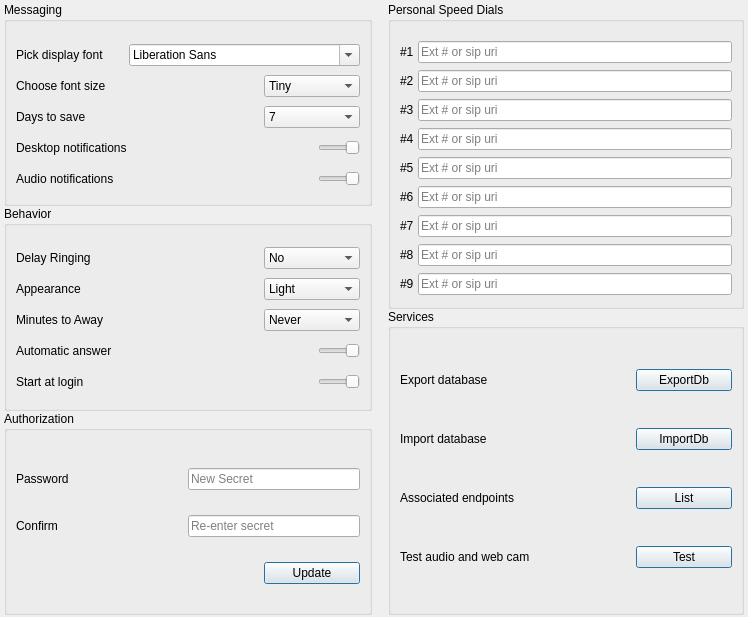
<?xml version="1.0" encoding="UTF-8"?>
<ui version="4.0">
 <class>OptionsWindow</class>
 <widget class="QWidget" name="OptionsWindow">
  <property name="geometry">
   <rect>
    <x>0</x>
    <y>0</y>
    <width>748</width>
    <height>617</height>
   </rect>
  </property>
  <property name="windowTitle">
   <string>Form</string>
  </property>
  <layout class="QGridLayout" name="gridLayout">
   <property name="leftMargin">
    <number>4</number>
   </property>
   <property name="topMargin">
    <number>2</number>
   </property>
   <property name="rightMargin">
    <number>4</number>
   </property>
   <property name="bottomMargin">
    <number>2</number>
   </property>
   <property name="horizontalSpacing">
    <number>4</number>
   </property>
   <item row="7" column="1">
    <layout class="QVBoxLayout" name="verticalLayout_7">
     <property name="spacing">
      <number>0</number>
     </property>
     <property name="leftMargin">
      <number>12</number>
     </property>
     <item>
      <widget class="QGroupBox" name="groupBox_6">
       <property name="title">
        <string>Personal Speed Dials</string>
       </property>
       <property name="flat">
        <bool>true</bool>
       </property>
       <layout class="QGridLayout" name="gridLayout_4">
        <property name="topMargin">
         <number>12</number>
        </property>
        <property name="bottomMargin">
         <number>4</number>
        </property>
        <property name="horizontalSpacing">
         <number>4</number>
        </property>
        <property name="verticalSpacing">
         <number>0</number>
        </property>
        <item row="7" column="3">
         <widget class="QLineEdit" name="speed8">
          <property name="placeholderText">
           <string>Ext # or sip uri</string>
          </property>
         </widget>
        </item>
        <item row="4" column="1">
         <widget class="QLabel" name="label_12">
          <property name="text">
           <string>#5</string>
          </property>
         </widget>
        </item>
        <item row="4" column="3">
         <widget class="QLineEdit" name="speed5">
          <property name="text">
           <string/>
          </property>
          <property name="placeholderText">
           <string>Ext # or sip uri</string>
          </property>
         </widget>
        </item>
        <item row="5" column="3">
         <widget class="QLineEdit" name="speed6">
          <property name="placeholderText">
           <string>Ext # or sip uri</string>
          </property>
         </widget>
        </item>
        <item row="8" column="1">
         <widget class="QLabel" name="label_16">
          <property name="text">
           <string>#9</string>
          </property>
         </widget>
        </item>
        <item row="8" column="3">
         <widget class="QLineEdit" name="speed9">
          <property name="placeholderText">
           <string>Ext # or sip uri</string>
          </property>
         </widget>
        </item>
        <item row="1" column="1">
         <widget class="QLabel" name="label_9">
          <property name="text">
           <string>#2</string>
          </property>
         </widget>
        </item>
        <item row="2" column="1">
         <widget class="QLabel" name="label_10">
          <property name="text">
           <string>#3</string>
          </property>
         </widget>
        </item>
        <item row="3" column="3">
         <widget class="QLineEdit" name="speed4">
          <property name="placeholderText">
           <string>Ext # or sip uri</string>
          </property>
         </widget>
        </item>
        <item row="5" column="1">
         <widget class="QLabel" name="label_13">
          <property name="text">
           <string>#6</string>
          </property>
         </widget>
        </item>
        <item row="1" column="3">
         <widget class="QLineEdit" name="speed2">
          <property name="placeholderText">
           <string>Ext # or sip uri</string>
          </property>
         </widget>
        </item>
        <item row="6" column="3">
         <widget class="QLineEdit" name="speed7">
          <property name="placeholderText">
           <string>Ext # or sip uri</string>
          </property>
         </widget>
        </item>
        <item row="0" column="1">
         <widget class="QLabel" name="label_8">
          <property name="text">
           <string>#1</string>
          </property>
         </widget>
        </item>
        <item row="7" column="1">
         <widget class="QLabel" name="label_15">
          <property name="text">
           <string>#8</string>
          </property>
         </widget>
        </item>
        <item row="3" column="1">
         <widget class="QLabel" name="label_11">
          <property name="text">
           <string>#4</string>
          </property>
         </widget>
        </item>
        <item row="6" column="1">
         <widget class="QLabel" name="label_14">
          <property name="text">
           <string>#7</string>
          </property>
         </widget>
        </item>
        <item row="2" column="3">
         <widget class="QLineEdit" name="speed3">
          <property name="placeholderText">
           <string>Ext # or sip uri</string>
          </property>
         </widget>
        </item>
        <item row="0" column="3">
         <widget class="QLineEdit" name="speed1">
          <property name="placeholderText">
           <string>Ext # or sip uri</string>
          </property>
         </widget>
        </item>
       </layout>
      </widget>
     </item>
     <item>
      <widget class="QGroupBox" name="groupBox">
       <property name="title">
        <string>Services</string>
       </property>
       <property name="flat">
        <bool>true</bool>
       </property>
       <layout class="QGridLayout" name="gridLayout_5">
        <item row="1" column="1">
         <widget class="QPushButton" name="ImportDb">
          <property name="minimumSize">
           <size>
            <width>96</width>
            <height>0</height>
           </size>
          </property>
          <property name="maximumSize">
           <size>
            <width>96</width>
            <height>16777215</height>
           </size>
          </property>
          <property name="text">
           <string>ImportDb</string>
          </property>
          <property name="default">
           <bool>true</bool>
          </property>
         </widget>
        </item>
        <item row="0" column="0">
         <widget class="QLabel" name="exportlabel">
          <property name="text">
           <string>Export database</string>
          </property>
         </widget>
        </item>
        <item row="2" column="0">
         <widget class="QLabel" name="listLabel">
          <property name="text">
           <string>Associated endpoints</string>
          </property>
         </widget>
        </item>
        <item row="2" column="1">
         <widget class="QPushButton" name="listDevices">
          <property name="minimumSize">
           <size>
            <width>96</width>
            <height>0</height>
           </size>
          </property>
          <property name="maximumSize">
           <size>
            <width>96</width>
            <height>16777215</height>
           </size>
          </property>
          <property name="text">
           <string>List</string>
          </property>
          <property name="default">
           <bool>true</bool>
          </property>
         </widget>
        </item>
        <item row="3" column="1">
         <widget class="QPushButton" name="testButton">
          <property name="minimumSize">
           <size>
            <width>96</width>
            <height>0</height>
           </size>
          </property>
          <property name="maximumSize">
           <size>
            <width>96</width>
            <height>16777215</height>
           </size>
          </property>
          <property name="text">
           <string>Test</string>
          </property>
          <property name="default">
           <bool>true</bool>
          </property>
         </widget>
        </item>
        <item row="1" column="0">
         <widget class="QLabel" name="importLabel">
          <property name="text">
           <string>Import database</string>
          </property>
         </widget>
        </item>
        <item row="0" column="1">
         <widget class="QPushButton" name="ExportDb">
          <property name="minimumSize">
           <size>
            <width>96</width>
            <height>0</height>
           </size>
          </property>
          <property name="maximumSize">
           <size>
            <width>96</width>
            <height>16777215</height>
           </size>
          </property>
          <property name="text">
           <string>ExportDb</string>
          </property>
          <property name="default">
           <bool>true</bool>
          </property>
         </widget>
        </item>
        <item row="3" column="0">
         <widget class="QLabel" name="testLabel">
          <property name="minimumSize">
           <size>
            <width>180</width>
            <height>0</height>
           </size>
          </property>
          <property name="text">
           <string>Test audio and web cam</string>
          </property>
          <property name="alignment">
           <set>Qt::AlignLeading|Qt::AlignLeft|Qt::AlignVCenter</set>
          </property>
         </widget>
        </item>
       </layout>
      </widget>
     </item>
    </layout>
   </item>
   <item row="7" column="0">
    <layout class="QVBoxLayout" name="verticalLayout_6">
     <property name="spacing">
      <number>0</number>
     </property>
     <item>
      <widget class="QGroupBox" name="messaging">
       <property name="sizePolicy">
        <sizepolicy hsizetype="MinimumExpanding" vsizetype="Preferred">
         <horstretch>0</horstretch>
         <verstretch>0</verstretch>
        </sizepolicy>
       </property>
       <property name="title">
        <string>Messaging</string>
       </property>
       <property name="flat">
        <bool>true</bool>
       </property>
       <layout class="QVBoxLayout" name="verticalLayout_3">
        <property name="spacing">
         <number>0</number>
        </property>
        <property name="topMargin">
         <number>12</number>
        </property>
        <property name="bottomMargin">
         <number>4</number>
        </property>
        <item>
         <layout class="QHBoxLayout" name="Userfont">
          <property name="sizeConstraint">
           <enum>QLayout::SetMaximumSize</enum>
          </property>
          <property name="leftMargin">
           <number>0</number>
          </property>
          <property name="topMargin">
           <number>1</number>
          </property>
          <item>
           <widget class="QLabel" name="label_2">
            <property name="sizePolicy">
             <sizepolicy hsizetype="Preferred" vsizetype="Preferred">
              <horstretch>0</horstretch>
              <verstretch>0</verstretch>
             </sizepolicy>
            </property>
            <property name="text">
             <string>Pick display font</string>
            </property>
           </widget>
          </item>
          <item>
           <widget class="QFontComboBox" name="fontPicker"/>
          </item>
         </layout>
        </item>
        <item>
         <layout class="QHBoxLayout" name="Font">
          <item>
           <widget class="QLabel" name="label_21">
            <property name="text">
             <string>Choose font size</string>
            </property>
           </widget>
          </item>
          <item>
           <widget class="QComboBox" name="fontSize">
            <property name="maximumSize">
             <size>
              <width>96</width>
              <height>16777215</height>
             </size>
            </property>
            <property name="editable">
             <bool>false</bool>
            </property>
            <property name="currentText">
             <string>Tiny</string>
            </property>
            <property name="modelColumn">
             <number>0</number>
            </property>
            <item>
             <property name="text">
              <string>Tiny</string>
             </property>
            </item>
            <item>
             <property name="text">
              <string>Small</string>
             </property>
            </item>
            <item>
             <property name="text">
              <string>Normal</string>
             </property>
            </item>
            <item>
             <property name="text">
              <string>Medium</string>
             </property>
            </item>
            <item>
             <property name="text">
              <string>Medium Large</string>
             </property>
            </item>
            <item>
             <property name="text">
              <string>Large</string>
             </property>
            </item>
           </widget>
          </item>
         </layout>
        </item>
        <item>
         <layout class="QHBoxLayout" name="expired">
          <item>
           <widget class="QLabel" name="label">
            <property name="text">
             <string>Days to save</string>
            </property>
           </widget>
          </item>
          <item>
           <widget class="QComboBox" name="expires">
            <property name="sizePolicy">
             <sizepolicy hsizetype="Minimum" vsizetype="Fixed">
              <horstretch>0</horstretch>
              <verstretch>0</verstretch>
             </sizepolicy>
            </property>
            <property name="maximumSize">
             <size>
              <width>96</width>
              <height>16777215</height>
             </size>
            </property>
            <item>
             <property name="text">
              <string>7</string>
             </property>
            </item>
            <item>
             <property name="text">
              <string>14</string>
             </property>
            </item>
            <item>
             <property name="text">
              <string>30</string>
             </property>
            </item>
            <item>
             <property name="text">
              <string>90</string>
             </property>
            </item>
            <item>
             <property name="text">
              <string>Forever</string>
             </property>
            </item>
           </widget>
          </item>
         </layout>
        </item>
        <item>
         <layout class="QHBoxLayout" name="Notif">
          <item>
           <widget class="QLabel" name="label_24">
            <property name="sizePolicy">
             <sizepolicy hsizetype="Preferred" vsizetype="Minimum">
              <horstretch>0</horstretch>
              <verstretch>0</verstretch>
             </sizepolicy>
            </property>
            <property name="text">
             <string>Desktop notifications</string>
            </property>
           </widget>
          </item>
          <item>
           <widget class="QSlider" name="desktopNotify">
            <property name="maximumSize">
             <size>
              <width>42</width>
              <height>22</height>
             </size>
            </property>
            <property name="layoutDirection">
             <enum>Qt::RightToLeft</enum>
            </property>
            <property name="maximum">
             <number>1</number>
            </property>
            <property name="pageStep">
             <number>1</number>
            </property>
            <property name="orientation">
             <enum>Qt::Horizontal</enum>
            </property>
           </widget>
          </item>
         </layout>
        </item>
        <item>
         <layout class="QHBoxLayout" name="AudioNotif">
          <item>
           <widget class="QLabel" name="label_23">
            <property name="sizePolicy">
             <sizepolicy hsizetype="Preferred" vsizetype="Minimum">
              <horstretch>0</horstretch>
              <verstretch>0</verstretch>
             </sizepolicy>
            </property>
            <property name="text">
             <string>Audio notifications</string>
            </property>
           </widget>
          </item>
          <item>
           <widget class="QSlider" name="audioNotify">
            <property name="sizePolicy">
             <sizepolicy hsizetype="Minimum" vsizetype="Fixed">
              <horstretch>0</horstretch>
              <verstretch>0</verstretch>
             </sizepolicy>
            </property>
            <property name="maximumSize">
             <size>
              <width>42</width>
              <height>22</height>
             </size>
            </property>
            <property name="layoutDirection">
             <enum>Qt::RightToLeft</enum>
            </property>
            <property name="maximum">
             <number>1</number>
            </property>
            <property name="pageStep">
             <number>1</number>
            </property>
            <property name="orientation">
             <enum>Qt::Horizontal</enum>
            </property>
           </widget>
          </item>
         </layout>
        </item>
       </layout>
      </widget>
     </item>
     <item>
      <widget class="QGroupBox" name="Appereance">
       <property name="title">
        <string>Behavior</string>
       </property>
       <property name="flat">
        <bool>true</bool>
       </property>
       <layout class="QVBoxLayout" name="verticalLayout_4">
        <property name="spacing">
         <number>0</number>
        </property>
        <property name="topMargin">
         <number>12</number>
        </property>
        <property name="bottomMargin">
         <number>4</number>
        </property>
        <item>
         <layout class="QHBoxLayout" name="horizontalLayout">
          <item>
           <widget class="QLabel" name="label_3">
            <property name="text">
             <string>Delay Ringing</string>
            </property>
           </widget>
          </item>
          <item>
           <widget class="QComboBox" name="delayRinging">
            <property name="maximumSize">
             <size>
              <width>96</width>
              <height>16777215</height>
             </size>
            </property>
            <property name="currentIndex">
             <number>1</number>
            </property>
            <item>
             <property name="text">
              <string>Forever</string>
             </property>
            </item>
            <item>
             <property name="text">
              <string>No</string>
             </property>
            </item>
            <item>
             <property name="text">
              <string>1 Ring</string>
             </property>
            </item>
            <item>
             <property name="text">
              <string>2 Rings</string>
             </property>
            </item>
            <item>
             <property name="text">
              <string>3 Rings</string>
             </property>
            </item>
           </widget>
          </item>
         </layout>
        </item>
        <item>
         <layout class="QHBoxLayout" name="horizontalLayout_8">
          <item>
           <widget class="QLabel" name="label_20">
            <property name="text">
             <string>Appearance</string>
            </property>
           </widget>
          </item>
          <item>
           <widget class="QComboBox" name="appearance">
            <property name="maximumSize">
             <size>
              <width>96</width>
              <height>16777215</height>
             </size>
            </property>
            <item>
             <property name="text">
              <string>Light</string>
             </property>
            </item>
            <item>
             <property name="text">
              <string>Vibrant</string>
             </property>
            </item>
           </widget>
          </item>
         </layout>
        </item>
        <item>
         <layout class="QHBoxLayout" name="horizontalLayout_3">
          <item>
           <widget class="QLabel" name="label_6">
            <property name="text">
             <string>Minutes to Away</string>
            </property>
           </widget>
          </item>
          <item>
           <widget class="QComboBox" name="comboBox_2">
            <property name="sizePolicy">
             <sizepolicy hsizetype="Minimum" vsizetype="Fixed">
              <horstretch>0</horstretch>
              <verstretch>0</verstretch>
             </sizepolicy>
            </property>
            <property name="maximumSize">
             <size>
              <width>96</width>
              <height>16777215</height>
             </size>
            </property>
            <item>
             <property name="text">
              <string>Never</string>
             </property>
            </item>
            <item>
             <property name="text">
              <string>5</string>
             </property>
            </item>
            <item>
             <property name="text">
              <string>15</string>
             </property>
            </item>
            <item>
             <property name="text">
              <string>30</string>
             </property>
            </item>
            <item>
             <property name="text">
              <string>60</string>
             </property>
            </item>
           </widget>
          </item>
         </layout>
        </item>
        <item>
         <layout class="QHBoxLayout" name="horizontalLayout_10">
          <item>
           <widget class="QLabel" name="label_22">
            <property name="sizePolicy">
             <sizepolicy hsizetype="Preferred" vsizetype="Preferred">
              <horstretch>0</horstretch>
              <verstretch>0</verstretch>
             </sizepolicy>
            </property>
            <property name="text">
             <string>Automatic answer</string>
            </property>
           </widget>
          </item>
          <item>
           <widget class="QSlider" name="autoAnswer">
            <property name="maximumSize">
             <size>
              <width>42</width>
              <height>22</height>
             </size>
            </property>
            <property name="layoutDirection">
             <enum>Qt::RightToLeft</enum>
            </property>
            <property name="maximum">
             <number>1</number>
            </property>
            <property name="pageStep">
             <number>1</number>
            </property>
            <property name="orientation">
             <enum>Qt::Horizontal</enum>
            </property>
           </widget>
          </item>
         </layout>
        </item>
        <item>
         <layout class="QHBoxLayout" name="horizontalLayout_14">
          <item>
           <widget class="QLabel" name="label_26">
            <property name="text">
             <string>Start at login</string>
            </property>
           </widget>
          </item>
          <item>
           <widget class="QSlider" name="startAtLogin">
            <property name="maximumSize">
             <size>
              <width>42</width>
              <height>22</height>
             </size>
            </property>
            <property name="layoutDirection">
             <enum>Qt::RightToLeft</enum>
            </property>
            <property name="maximum">
             <number>1</number>
            </property>
            <property name="pageStep">
             <number>1</number>
            </property>
            <property name="orientation">
             <enum>Qt::Horizontal</enum>
            </property>
           </widget>
          </item>
         </layout>
        </item>
       </layout>
      </widget>
     </item>
     <item>
      <widget class="QGroupBox" name="creds">
       <property name="sizePolicy">
        <sizepolicy hsizetype="Preferred" vsizetype="Preferred">
         <horstretch>0</horstretch>
         <verstretch>0</verstretch>
        </sizepolicy>
       </property>
       <property name="title">
        <string>Authorization</string>
       </property>
       <property name="flat">
        <bool>true</bool>
       </property>
       <layout class="QVBoxLayout" name="verticalLayout_5">
        <property name="spacing">
         <number>0</number>
        </property>
        <property name="topMargin">
         <number>12</number>
        </property>
        <property name="bottomMargin">
         <number>0</number>
        </property>
        <item>
         <layout class="QHBoxLayout" name="horizontalLayout_16">
          <item>
           <widget class="QLabel" name="label_27">
            <property name="minimumSize">
             <size>
              <width>64</width>
              <height>0</height>
             </size>
            </property>
            <property name="maximumSize">
             <size>
              <width>16777215</width>
              <height>16777215</height>
             </size>
            </property>
            <property name="text">
             <string>Password</string>
            </property>
           </widget>
          </item>
          <item>
           <widget class="QLineEdit" name="secret">
            <property name="sizePolicy">
             <sizepolicy hsizetype="Preferred" vsizetype="Fixed">
              <horstretch>0</horstretch>
              <verstretch>0</verstretch>
             </sizepolicy>
            </property>
            <property name="maximumSize">
             <size>
              <width>16777215</width>
              <height>16777215</height>
             </size>
            </property>
            <property name="echoMode">
             <enum>QLineEdit::Password</enum>
            </property>
            <property name="placeholderText">
             <string>New Secret</string>
            </property>
           </widget>
          </item>
         </layout>
        </item>
        <item>
         <layout class="QHBoxLayout" name="horizontalLayout_17">
          <item>
           <widget class="QLabel" name="label_28">
            <property name="sizePolicy">
             <sizepolicy hsizetype="Preferred" vsizetype="Preferred">
              <horstretch>0</horstretch>
              <verstretch>0</verstretch>
             </sizepolicy>
            </property>
            <property name="minimumSize">
             <size>
              <width>64</width>
              <height>0</height>
             </size>
            </property>
            <property name="maximumSize">
             <size>
              <width>16777215</width>
              <height>16777215</height>
             </size>
            </property>
            <property name="text">
             <string>Confirm</string>
            </property>
           </widget>
          </item>
          <item>
           <widget class="QLineEdit" name="confirm">
            <property name="sizePolicy">
             <sizepolicy hsizetype="Preferred" vsizetype="Fixed">
              <horstretch>0</horstretch>
              <verstretch>0</verstretch>
             </sizepolicy>
            </property>
            <property name="text">
             <string/>
            </property>
            <property name="echoMode">
             <enum>QLineEdit::Password</enum>
            </property>
            <property name="placeholderText">
             <string>Re-enter secret</string>
            </property>
           </widget>
          </item>
         </layout>
        </item>
        <item>
         <layout class="QHBoxLayout" name="horizontalLayout_15">
          <property name="spacing">
           <number>0</number>
          </property>
          <property name="bottomMargin">
           <number>0</number>
          </property>
          <item>
           <spacer name="horizontalSpacer_2">
            <property name="orientation">
             <enum>Qt::Horizontal</enum>
            </property>
            <property name="sizeType">
             <enum>QSizePolicy::MinimumExpanding</enum>
            </property>
            <property name="sizeHint" stdset="0">
             <size>
              <width>0</width>
              <height>20</height>
             </size>
            </property>
           </spacer>
          </item>
          <item>
           <widget class="QPushButton" name="changeSecret">
            <property name="minimumSize">
             <size>
              <width>96</width>
              <height>0</height>
             </size>
            </property>
            <property name="maximumSize">
             <size>
              <width>96</width>
              <height>16777215</height>
             </size>
            </property>
            <property name="text">
             <string>Update</string>
            </property>
            <property name="default">
             <bool>true</bool>
            </property>
           </widget>
          </item>
         </layout>
        </item>
       </layout>
      </widget>
     </item>
    </layout>
   </item>
  </layout>
 </widget>
 <tabstops>
  <tabstop>fontSize</tabstop>
  <tabstop>expires</tabstop>
  <tabstop>desktopNotify</tabstop>
  <tabstop>audioNotify</tabstop>
  <tabstop>appearance</tabstop>
  <tabstop>comboBox_2</tabstop>
  <tabstop>autoAnswer</tabstop>
  <tabstop>startAtLogin</tabstop>
  <tabstop>secret</tabstop>
  <tabstop>confirm</tabstop>
  <tabstop>changeSecret</tabstop>
  <tabstop>speed1</tabstop>
  <tabstop>speed2</tabstop>
  <tabstop>speed3</tabstop>
  <tabstop>speed4</tabstop>
  <tabstop>speed5</tabstop>
  <tabstop>speed6</tabstop>
  <tabstop>speed7</tabstop>
  <tabstop>speed8</tabstop>
  <tabstop>speed9</tabstop>
  <tabstop>ExportDb</tabstop>
  <tabstop>ImportDb</tabstop>
  <tabstop>listDevices</tabstop>
  <tabstop>testButton</tabstop>
 </tabstops>
 <resources/>
 <connections/>
</ui>
